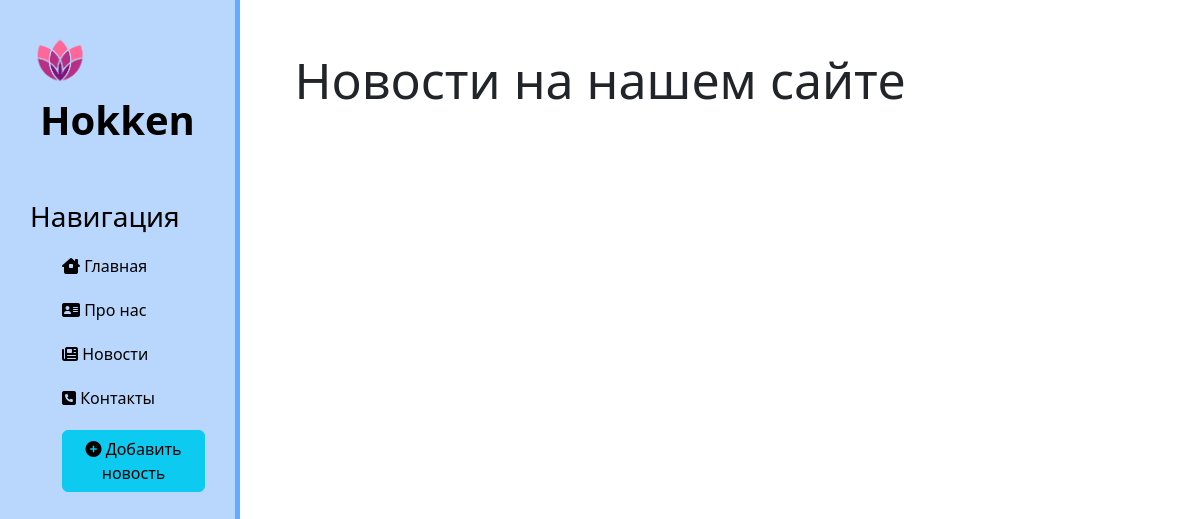
Before: /news/ with the older database file.
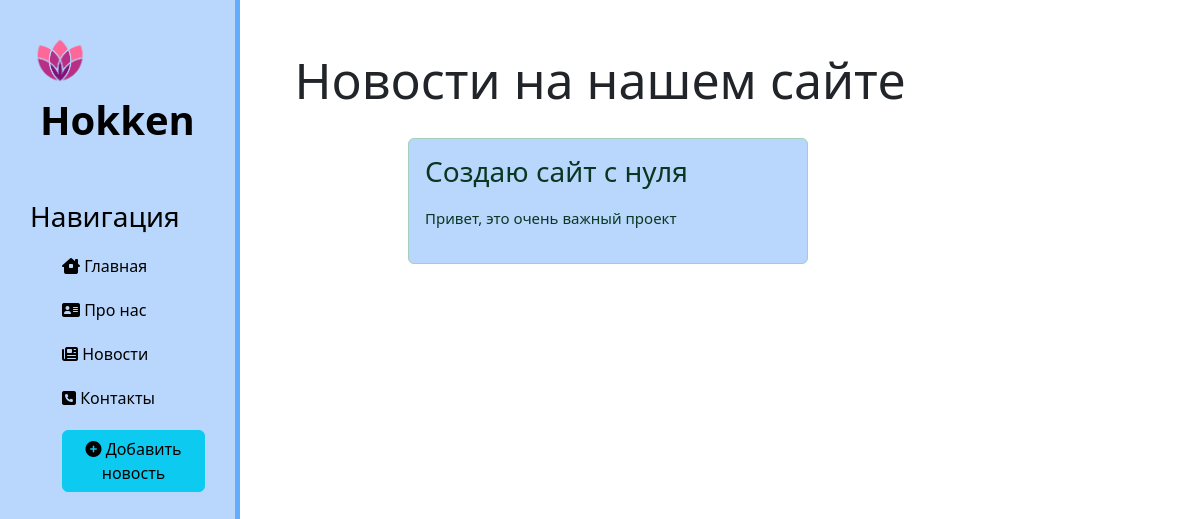
After: the same page with the newer database file.
### news/models.py (models this page shows, shortened)
class Articles(models.Model):
  title = models.CharField("Название статьи", max_length=50)
  anons = models.CharField("Анонс", max_length=250)
  full_text = models.TextField("Статья")
  date = models.DateTimeField("Дата публикации")
  class Meta:
     verbose_name = 'Новость'
     verbose_name_plural = 'Новости'

### news/views.py (the view)
# urls.py: path('', views.news_home, name='news_home'),
def news_home(request):
  news = Articles.objects.all()
  return(render(request, 'news/news_home.html', {'news': news}))

### news/templates/news/news_home.html (shortened to what this page needs)
{% extends "hokken/shablon.html" %}
{% block content%}
  <div class='glavka'>
    <h1>Новости на нашем сайте<h1>
    {% for i in news %}
      <div class='alert alert-success'>
        <h3>{{ i.title }}</h3>
        <p>{{ i.anons }}</p>
      </div>
    {% endfor %}
  </div>
{% endblock %}

Changed rows visible on the page:
added Articles: title "Создаю сайт с нуля", anons "Привет, это очень важный проект"
